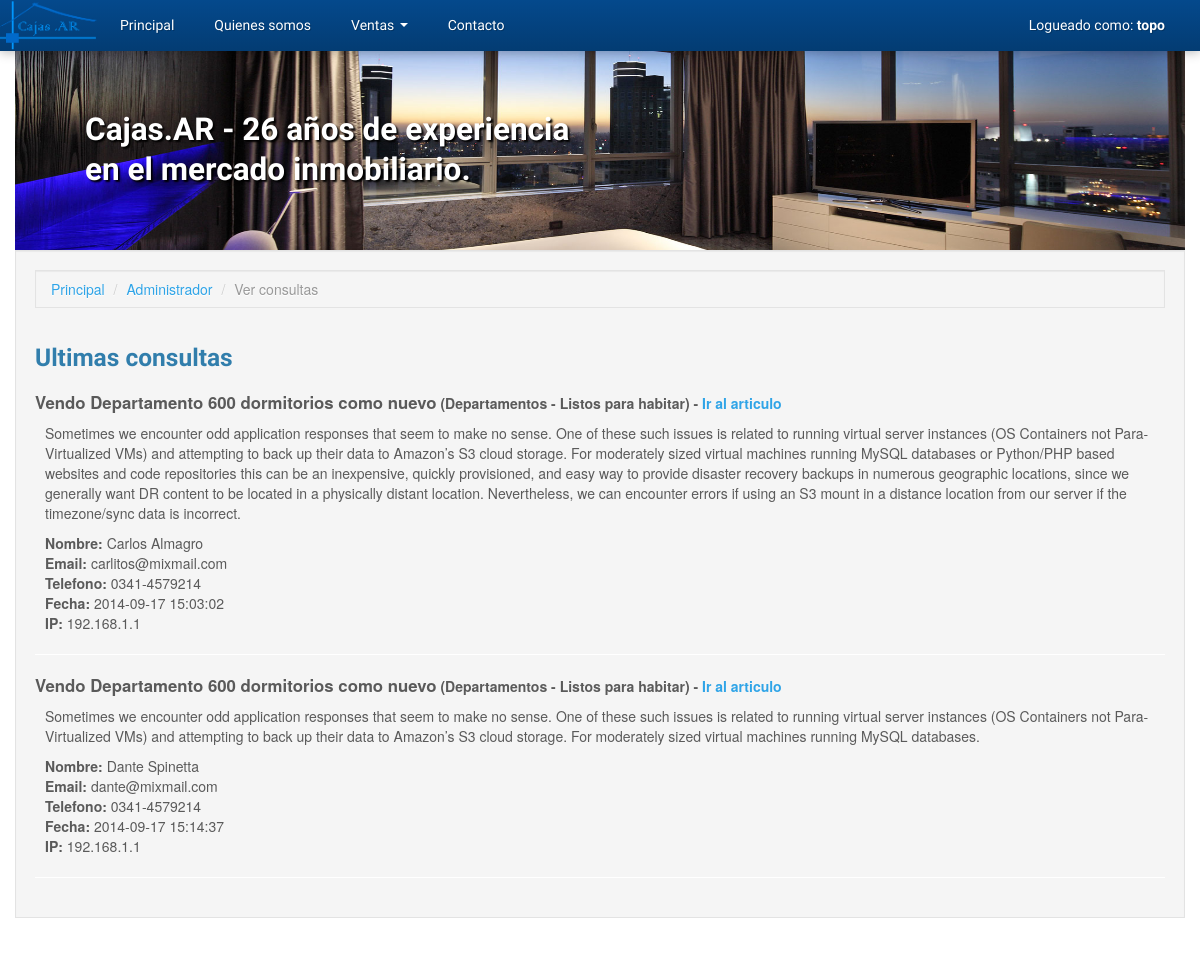
The page /index.php?page=admin-view-contacts (signed in) on the database as committed earlier.
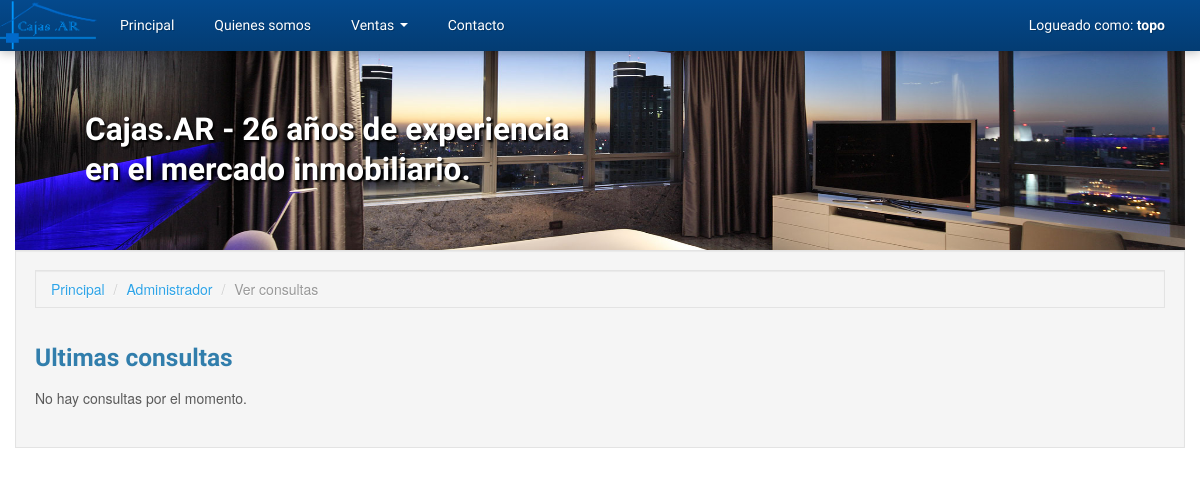
The same page on the database as committed later.
### tables this page shows
CREATE TABLE IF NOT EXISTS `consultas` (
  `id_consulta` int(8) NOT NULL AUTO_INCREMENT,
  `id_article` int(8) NOT NULL,
  `name` varchar(64) DEFAULT NULL,
  `email` varchar(64) NOT NULL,
  `phone` varchar(32) DEFAULT NULL,
  `message` text,
  `fecha` datetime DEFAULT NULL,
  `ip` varchar(15) DEFAULT NULL,
  PRIMARY KEY (`id_consulta`),
  KEY `id_article` (`id_article`)
);

CREATE TABLE IF NOT EXISTS `articles` (
  `id_article` int(8) NOT NULL AUTO_INCREMENT,
  `id_article_category` int(2) NOT NULL,
  `id_article_type` int(2) NOT NULL,
  `id_author` int(2) NOT NULL,
  `title` varchar(128) NOT NULL,
  `description` text,
  `location` varchar(128) DEFAULT NULL,
  `address` varchar(64) DEFAULT NULL,
  `price` float DEFAULT NULL,
  PRIMARY KEY (`id_article`),
  KEY `id_article_category` (`id_article_category`),
  KEY `id_article_type` (`id_article_type`),
  KEY `id_author` (`id_author`)
);

CREATE TABLE IF NOT EXISTS `article_categories` (
  `id_article_category` int(8) NOT NULL AUTO_INCREMENT,
  `name` varchar(32) NOT NULL,
  PRIMARY KEY (`id_article_category`)
);

CREATE TABLE IF NOT EXISTS `article_types` (
  `id_article_type` int(8) NOT NULL AUTO_INCREMENT,
  `name` varchar(64) NOT NULL,
  PRIMARY KEY (`id_article_type`)
);

### includes/mysqldb.php (called while the page is built, shortened)
<?php
class MySQLConnection
{
    private $_dbLink, $_queryResponse;
    public function connect($user, $pass, $host, $database)
    {
        $this->_dbLink = mysqli_connect($host, $user, $pass);
        mysqli_select_db($this->_dbLink, $database);
    }
    public function query($query)
    {
        $this->_queryResponse = mysqli_query($this->_dbLink, $query);
        return $this;
    }
    public function getResults()
    {
        $this->lastResult = array();
        if ($this->_queryResponse && !is_bool($this->_queryResponse)) {
            while ($response = mysqli_fetch_object($this->_queryResponse)) {
                $this->lastResult[] = $response;
            }
        }
        return $this->lastResult;
    }
}

### includes/autoload.php (called while the page is built, shortened)
<?php
require_once dirname(__FILE__) . '/application.php';
require_once dirname(__FILE__) . '/mysqldb.php';
require_once dirname(__FILE__) . '/inputdata.php';
$app = new Application(
    new MySQLConnection(MYSQL_USER, MYSQL_PASS, MYSQL_HOST, MYSQL_DATABASE),
    new InputData()
);

### includes/application.php (called while the page is built, shortened)
<?php
class Application
{
    protected $db;
    public $io;
    public function __construct(MySQLConnection $db, InputData $io)
    {
        $this->db = $db;
        $this->io = $io;
    }
    public function getSectionName()
    {
        $page = $this->io->getQuery('page');
        $page = str_replace('-', '_', $page);
        return $page && is_string($page) ? $page : 'index';
    }
    public function getQuestions($limit = 50)
    {
        $limit = (int) $limit;
        $queryString = ""
            . "SELECT consultas.*, "
                . "articles.title AS article_title, "
                . "article_types.name AS article_type, "
                . "article_categories.name AS article_category "
            . "FROM consultas "
                . "INNER JOIN articles ON consultas.id_article = articles.id_article "
                . "INNER JOIN article_categories ON articles.id_article_category = article_categories.id_article_category "
                . "INNER JOIN article_types ON articles.id_article_type = article_types.id_article_type "
            . "LIMIT {$limit}";
        return $this->db->query($queryString)->getResults();
    }
}

### includes/inputdata.php (called while the page is built, shortened)
<?php
class InputData
{
    private $_request, $_response, $_query, $_post, $_server, $_cookies;
    public function __construct()
    {
        $this->_query    = &$_GET;
    }
    public function getQuery($param = null, $default = null)
    {
        if ($param) {
            return isset($this->_query[$param]) ?
                $this->_query[$param] : $default;
        }
        return $this->_query;
    }
    public function getSession($param = null, $default = null)
    {
        if ($param) {
            return isset($_SESSION[$param]) ?
                $_SESSION[$param] : $default;
        }
        return $_SESSION;
    }
}

### includes/templates/content_admin_view_contacts.php (the view, shortened to what this page needs)
<?php
$questions = $app->getQuestions();
?>
<div class="container">
    <div class="well">
        <ul class="breadcrumb well">
            <li><a href="index.php?page=home">Principal</a> <span class="divider">/</span></li>
            <li><a href="index.php?page=admin">Administrador</a> <span class="divider">/</span></li>
            <li class="active">Ver consultas</li>
        </ul>
        <div class="row-fluid">
            <div class="span12">
                <h3>Ultimas consultas</h3>
                <?php if (! $questions) { ?>
                    <p>No hay consultas por el momento.</p>
                <?php } ?>
                <dl class="">
                    <?php foreach($app->getQuestions() as $question) { ?>
                        <dt class="mb10">
                            <big><?php echo $question->article_title; ?></big>
                            (<?php echo $question->article_category; ?> - <?php echo $question->article_type; ?>) -
                            <a href="index.php?page=item&id=<?php echo $question->id_article; ?>">Ir al articulo</a>
                        </dt>
                        <dd>
                            <p><?php echo $question->message; ?></p>
                            <ul class="unstyled">
                                <li><b>Nombre:</b> <?php echo $question->name; ?></li>
                                <li><b>Email:</b> <?php echo $question->email; ?></li>
                                <li><b>Telefono:</b> <?php echo $question->phone; ?></li>
                                <li><b>Fecha:</b> <?php echo $question->fecha; ?></li>
                                <li><b>IP:</b> <?php echo $question->ip; ?></li>
                            </ul>
                        </dd>
                        <hr />
                    <?php } ?>
            </div>
        </div>
    </div>
</div>

### includes/templates/header.php (shortened to what this page needs)
<!DOCTYPE html>
<html lang="en">
  <head>
    <link href="assets/libraries/bootstrap/css/bootstrap.cerulean.css" rel="stylesheet">
    <link href="assets/libraries/bootstrap/css/bootstrap-responsive.css" rel="stylesheet">
	<link href="assets/libraries/bootstrap/css/base.css" rel="stylesheet">
	<link href="assets/css/nuestro.css" rel="stylesheet">
  </head>
  <body>

### index.php
<?php
require_once dirname(__FILE__) . '/includes/autoload.php';
$sectionFile = 'content_' . $app->getSectionName() . '.php';
$carouselType = $app->getSectionName() == 'home' ? 'carousel_dynamic.php' : 'carousel_fixed.php';
require_once TEMPLATES_DIR . DS . 'header.php';
if ($app->getSectionName() != 'index') {
    require_once TEMPLATES_DIR . DS . 'menu.php';
    require_once TEMPLATES_DIR . DS . $carouselType;
}
if (file_exists(TEMPLATES_DIR . DS . $sectionFile)) {
    require_once TEMPLATES_DIR . DS . $sectionFile;
} else {
    require_once TEMPLATES_DIR . DS . 'content_404.php';
}
require_once TEMPLATES_DIR . DS . 'footer.php';

### includes/templates/menu.php (shortened to what this page needs)
<div class="navbar-wrapper">
  <div class="container">
    <div class="navbar navbar-inverse navbar-fixed-top">
      <div class="navbar-inner">
      <div class="container">
        <a class="brand" href="index.php?page=home"><img class="logo-caja" src="assets/images/logo1.png"></a>
        <div class="nav-collapse collapse">
          <ul class="nav">
            <li class=""><a href="index.php?page=home">Principal</a></li>
            <li><a href="index.php?page=about">Quienes somos</a></li>
            <li class="dropdown">
              <a href="#" class="dropdown-toggle" data-toggle="dropdown">Ventas <b class="caret"></b></a>
            </li>
            <li><a href="index.php?page=contact">Contacto</a></li>
          </ul>
          <ul class="nav pull-right">
            <li class="">
                <a href="index.php?page=login"><?php echo $app->io->getSession('username') ? 'Logueado como: <b>' . $app->io->getSession('username') . '</b>': 'Iniciar sesion'; ?></a>
            </li>
          </ul>
        </div>
      </div>
      </div>
    </div>
  </div>
</div>

### includes/templates/carousel_fixed.php
<div class="">
    <div class="container">
        <div id="myCarousel" class="carousel slide slider-principal">
          <div class="carousel-inner reduce-altura">
            <div class="item active">
              <img src="assets/images/departamento.jpg" alt="">
              <div class="container">
                <div class="carousel-caption">
                    <h2>Cajas.AR - 26 a&ntilde;os de experiencia en el mercado inmobiliario.</h2>
                </div>
              </div>
            </div>
          </div>
        </div>
    </div>
</div>

### includes/templates/footer.php
  </body>
</html>

### assets/css/nuestro.css (style rules this page uses)
.slider-principal h2 { color:#fff; text-shadow: 2px 2px 2px rgba(0, 0, 0, 100); margin-left:50px; }
.brand { padding:0!important; }
.logo-caja { height: 51px; margin: 0; padding: 0; width:105px; }
.carousel-inner.reduce-altura { height:250px; }
.carousel-inner.reduce-altura .item img { margin-top:-100px; }
.carousel-inner.reduce-altura .carousel-caption { margin-top:110px; }
.carousel { margin-bottom:0; }
.input-prepend .add-on, .input-append .add-on, .btn, .modal, .dropdown-menu, .alert, .thumbnail, .well, input, select, textarea, .bootstrap-tagsinput { border-radius: 0px!important; }
.mb10 { margin-bottom:10px; }

Rows that differ between the two databases and show on the page:
no longer on this page (row unchanged): consultas: id_article.title "Vendo Departamento 600 dormitorios como nuevo", article_categories.name "Departamentos", article_types.name "Listos para habitar", message "Sometimes we encounter odd application responses that seem to make no sense. One of these such issues is related to running virtual server instances (OS Containers not Para-Virtualized VMs) and attempting to back up their data to Amazon’s S3 cloud storage. For moderately sized virtual machines running MySQL databases or Python/PHP based websites and code repositories this can be an inexpensive, quickly provisioned, and easy way to provide disaster recovery backups in numerous geographic locations, since we generally want DR content to be located in a physically distant location. Nevertheless, we can encounter errors if using an S3 mount in a distance location from our server if the…", name "Carlos Almagro", email "carlitos@mixmail.com", phone "0341-4579214", fecha "2014-09-17 15:03:02", ip "192.168.1.1"
removed consultas: id_article.title "Vendo Departamento 600 dormitorios como nuevo", article_categories.name "Departamentos", article_types.name "Listos para habitar", message "Sometimes we encounter odd application responses that seem to make no sense. One of these such issues is related to running virtual server instances (OS Containers not Para-Virtualized VMs) and attempting to back up their data to Amazon’s S3 cloud storage. For moderately sized virtual machines running MySQL databases.", name "Dante Spinetta", email "dante@mixmail.com", phone "0341-4579214", fecha "2014-09-17 15:14:37", ip "192.168.1.1"
Other text that changed with them:
text now shown: "No hay consultas por el momento."
